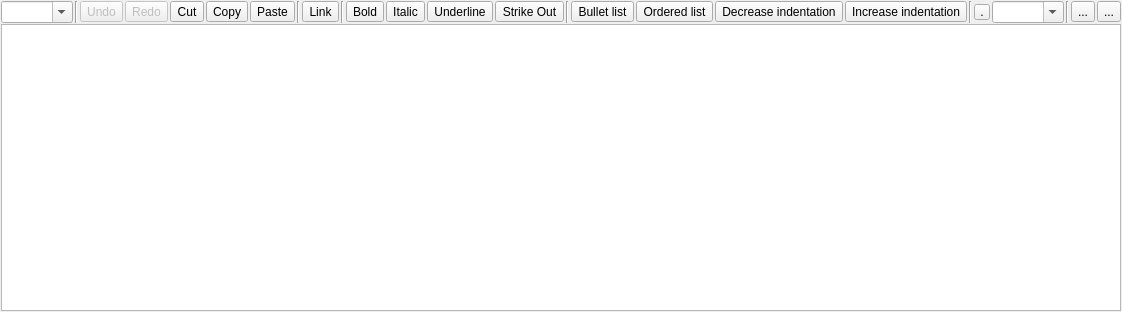
<?xml version="1.0" encoding="UTF-8"?>
<ui version="4.0">
 <class>MRichTextEdit</class>
 <widget class="QWidget" name="MRichTextEdit">
  <property name="geometry">
   <rect>
    <x>0</x>
    <y>0</y>
    <width>761</width>
    <height>312</height>
   </rect>
  </property>
  <property name="windowTitle">
   <string notr="true"/>
  </property>
  <layout class="QVBoxLayout" name="verticalLayout">
   <property name="spacing">
    <number>1</number>
   </property>
   <property name="margin">
    <number>1</number>
   </property>
   <item>
    <widget class="QWidget" name="f_toolbar" native="true">
     <layout class="QHBoxLayout" name="horizontalLayout">
      <property name="spacing">
       <number>2</number>
      </property>
      <property name="margin">
       <number>0</number>
      </property>
      <item>
       <widget class="QComboBox" name="f_paragraph">
        <property name="focusPolicy">
         <enum>Qt::ClickFocus</enum>
        </property>
        <property name="toolTip">
         <string>Paragraph formatting</string>
        </property>
        <property name="editable">
         <bool>true</bool>
        </property>
       </widget>
      </item>
      <item>
       <widget class="Line" name="line_4">
        <property name="orientation">
         <enum>Qt::Vertical</enum>
        </property>
       </widget>
      </item>
      <item>
       <widget class="QToolButton" name="f_undo">
        <property name="enabled">
         <bool>false</bool>
        </property>
        <property name="focusPolicy">
         <enum>Qt::ClickFocus</enum>
        </property>
        <property name="toolTip">
         <string>Undo (CTRL+Z)</string>
        </property>
        <property name="text">
         <string>Undo</string>
        </property>
        <property name="icon">
         <iconset theme="edit-undo">
          <normaloff/>
         </iconset>
        </property>
        <property name="iconSize">
         <size>
          <width>16</width>
          <height>16</height>
         </size>
        </property>
       </widget>
      </item>
      <item>
       <widget class="QToolButton" name="f_redo">
        <property name="enabled">
         <bool>false</bool>
        </property>
        <property name="focusPolicy">
         <enum>Qt::ClickFocus</enum>
        </property>
        <property name="toolTip">
         <string>Redo</string>
        </property>
        <property name="text">
         <string>Redo</string>
        </property>
        <property name="icon">
         <iconset theme="edit-redo">
          <normaloff/>
         </iconset>
        </property>
        <property name="iconSize">
         <size>
          <width>16</width>
          <height>16</height>
         </size>
        </property>
       </widget>
      </item>
      <item>
       <widget class="QToolButton" name="f_cut">
        <property name="focusPolicy">
         <enum>Qt::ClickFocus</enum>
        </property>
        <property name="toolTip">
         <string>Cut (CTRL+X)</string>
        </property>
        <property name="text">
         <string>Cut</string>
        </property>
        <property name="icon">
         <iconset theme="edit-cut">
          <normaloff/>
         </iconset>
        </property>
        <property name="iconSize">
         <size>
          <width>16</width>
          <height>16</height>
         </size>
        </property>
       </widget>
      </item>
      <item>
       <widget class="QToolButton" name="f_copy">
        <property name="focusPolicy">
         <enum>Qt::ClickFocus</enum>
        </property>
        <property name="toolTip">
         <string>Copy (CTRL+C)</string>
        </property>
        <property name="text">
         <string>Copy</string>
        </property>
        <property name="icon">
         <iconset theme="edit-copy">
          <normaloff/>
         </iconset>
        </property>
        <property name="iconSize">
         <size>
          <width>16</width>
          <height>16</height>
         </size>
        </property>
       </widget>
      </item>
      <item>
       <widget class="QToolButton" name="f_paste">
        <property name="focusPolicy">
         <enum>Qt::ClickFocus</enum>
        </property>
        <property name="toolTip">
         <string>Paste (CTRL+V)</string>
        </property>
        <property name="text">
         <string>Paste</string>
        </property>
        <property name="icon">
         <iconset theme="edit-paste">
          <normaloff/>
         </iconset>
        </property>
        <property name="iconSize">
         <size>
          <width>16</width>
          <height>16</height>
         </size>
        </property>
       </widget>
      </item>
      <item>
       <widget class="Line" name="line">
        <property name="orientation">
         <enum>Qt::Vertical</enum>
        </property>
       </widget>
      </item>
      <item>
       <widget class="QToolButton" name="f_link">
        <property name="focusPolicy">
         <enum>Qt::ClickFocus</enum>
        </property>
        <property name="toolTip">
         <string>Link (CTRL+L)</string>
        </property>
        <property name="text">
         <string>Link</string>
        </property>
        <property name="icon">
         <iconset theme="applications-internet">
          <normaloff/>
         </iconset>
        </property>
        <property name="iconSize">
         <size>
          <width>16</width>
          <height>16</height>
         </size>
        </property>
        <property name="checkable">
         <bool>true</bool>
        </property>
       </widget>
      </item>
      <item>
       <widget class="Line" name="line_3">
        <property name="orientation">
         <enum>Qt::Vertical</enum>
        </property>
       </widget>
      </item>
      <item>
       <widget class="QToolButton" name="f_bold">
        <property name="focusPolicy">
         <enum>Qt::ClickFocus</enum>
        </property>
        <property name="toolTip">
         <string notr="true">Bold (CTRL+B)</string>
        </property>
        <property name="text">
         <string>Bold</string>
        </property>
        <property name="icon">
         <iconset theme="format-text-bold">
          <normaloff/>
         </iconset>
        </property>
        <property name="iconSize">
         <size>
          <width>16</width>
          <height>16</height>
         </size>
        </property>
        <property name="checkable">
         <bool>true</bool>
        </property>
       </widget>
      </item>
      <item>
       <widget class="QToolButton" name="f_italic">
        <property name="focusPolicy">
         <enum>Qt::ClickFocus</enum>
        </property>
        <property name="toolTip">
         <string>Italic (CTRL+I)</string>
        </property>
        <property name="text">
         <string>Italic</string>
        </property>
        <property name="icon">
         <iconset theme="format-text-italic">
          <normaloff/>
         </iconset>
        </property>
        <property name="iconSize">
         <size>
          <width>16</width>
          <height>16</height>
         </size>
        </property>
        <property name="checkable">
         <bool>true</bool>
        </property>
       </widget>
      </item>
      <item>
       <widget class="QToolButton" name="f_underline">
        <property name="focusPolicy">
         <enum>Qt::ClickFocus</enum>
        </property>
        <property name="toolTip">
         <string>Underline (CTRL+U)</string>
        </property>
        <property name="text">
         <string>Underline</string>
        </property>
        <property name="icon">
         <iconset theme="format-text-underline">
          <normaloff/>
         </iconset>
        </property>
        <property name="iconSize">
         <size>
          <width>16</width>
          <height>16</height>
         </size>
        </property>
        <property name="checkable">
         <bool>true</bool>
        </property>
       </widget>
      </item>
      <item>
       <widget class="QToolButton" name="f_strikeout">
        <property name="text">
         <string>Strike Out</string>
        </property>
        <property name="checkable">
         <bool>true</bool>
        </property>
       </widget>
      </item>
      <item>
       <widget class="Line" name="line_5">
        <property name="orientation">
         <enum>Qt::Vertical</enum>
        </property>
       </widget>
      </item>
      <item>
       <widget class="QToolButton" name="f_list_bullet">
        <property name="focusPolicy">
         <enum>Qt::ClickFocus</enum>
        </property>
        <property name="toolTip">
         <string>Bullet list (CTRL+-)</string>
        </property>
        <property name="text">
         <string>Bullet list</string>
        </property>
        <property name="iconSize">
         <size>
          <width>16</width>
          <height>16</height>
         </size>
        </property>
        <property name="checkable">
         <bool>true</bool>
        </property>
       </widget>
      </item>
      <item>
       <widget class="QToolButton" name="f_list_ordered">
        <property name="focusPolicy">
         <enum>Qt::ClickFocus</enum>
        </property>
        <property name="toolTip">
         <string>Ordered list (CTRL+=)</string>
        </property>
        <property name="text">
         <string>Ordered list</string>
        </property>
        <property name="iconSize">
         <size>
          <width>16</width>
          <height>16</height>
         </size>
        </property>
        <property name="checkable">
         <bool>true</bool>
        </property>
       </widget>
      </item>
      <item>
       <widget class="QToolButton" name="f_indent_dec">
        <property name="focusPolicy">
         <enum>Qt::ClickFocus</enum>
        </property>
        <property name="toolTip">
         <string>Decrease indentation (CTRL+,)</string>
        </property>
        <property name="text">
         <string>Decrease indentation</string>
        </property>
        <property name="icon">
         <iconset theme="format-indent-less">
          <normaloff/>
         </iconset>
        </property>
        <property name="iconSize">
         <size>
          <width>16</width>
          <height>16</height>
         </size>
        </property>
       </widget>
      </item>
      <item>
       <widget class="QToolButton" name="f_indent_inc">
        <property name="focusPolicy">
         <enum>Qt::ClickFocus</enum>
        </property>
        <property name="toolTip">
         <string>Increase indentation (CTRL+.)</string>
        </property>
        <property name="text">
         <string>Increase indentation</string>
        </property>
        <property name="icon">
         <iconset theme="format-indent-more">
          <normaloff/>
         </iconset>
        </property>
        <property name="iconSize">
         <size>
          <width>16</width>
          <height>16</height>
         </size>
        </property>
       </widget>
      </item>
      <item>
       <widget class="Line" name="line_2">
        <property name="orientation">
         <enum>Qt::Vertical</enum>
        </property>
       </widget>
      </item>
      <item>
       <widget class="QToolButton" name="f_bgcolor">
        <property name="minimumSize">
         <size>
          <width>16</width>
          <height>16</height>
         </size>
        </property>
        <property name="maximumSize">
         <size>
          <width>16</width>
          <height>16</height>
         </size>
        </property>
        <property name="focusPolicy">
         <enum>Qt::ClickFocus</enum>
        </property>
        <property name="toolTip">
         <string>Text background color</string>
        </property>
        <property name="text">
         <string>.</string>
        </property>
        <property name="iconSize">
         <size>
          <width>16</width>
          <height>16</height>
         </size>
        </property>
       </widget>
      </item>
      <item>
       <widget class="QComboBox" name="f_fontsize">
        <property name="focusPolicy">
         <enum>Qt::ClickFocus</enum>
        </property>
        <property name="toolTip">
         <string>Font size</string>
        </property>
        <property name="editable">
         <bool>true</bool>
        </property>
       </widget>
      </item>
      <item>
       <widget class="Line" name="line_6">
        <property name="orientation">
         <enum>Qt::Vertical</enum>
        </property>
       </widget>
      </item>
      <item>
       <widget class="QToolButton" name="f_image">
        <property name="text">
         <string notr="true">...</string>
        </property>
       </widget>
      </item>
      <item>
       <spacer name="horizontalSpacer">
        <property name="orientation">
         <enum>Qt::Horizontal</enum>
        </property>
        <property name="sizeHint" stdset="0">
         <size>
          <width>40</width>
          <height>20</height>
         </size>
        </property>
       </spacer>
      </item>
      <item>
       <widget class="QToolButton" name="f_menu">
        <property name="text">
         <string>...</string>
        </property>
       </widget>
      </item>
     </layout>
     <zorder>f_paragraph</zorder>
     <zorder>line_4</zorder>
     <zorder>f_undo</zorder>
     <zorder>f_redo</zorder>
     <zorder>f_cut</zorder>
     <zorder>f_copy</zorder>
     <zorder>f_paste</zorder>
     <zorder>line</zorder>
     <zorder>f_link</zorder>
     <zorder>line_3</zorder>
     <zorder>f_italic</zorder>
     <zorder>f_underline</zorder>
     <zorder>line_2</zorder>
     <zorder>f_fontsize</zorder>
     <zorder>line_5</zorder>
     <zorder>f_list_bullet</zorder>
     <zorder>f_list_ordered</zorder>
     <zorder>f_indent_dec</zorder>
     <zorder>f_indent_inc</zorder>
     <zorder>f_bold</zorder>
     <zorder>f_bgcolor</zorder>
     <zorder>f_strikeout</zorder>
     <zorder>f_image</zorder>
     <zorder>line_6</zorder>
     <zorder>f_menu</zorder>
    </widget>
   </item>
   <item>
    <widget class="MTextEdit" name="f_textedit">
     <property name="autoFormatting">
      <set>QTextEdit::AutoNone</set>
     </property>
     <property name="tabChangesFocus">
      <bool>true</bool>
     </property>
    </widget>
   </item>
  </layout>
 </widget>
 <customwidgets>
  <customwidget>
   <class>MTextEdit</class>
   <extends>QTextEdit</extends>
   <header>MTextEdit.hpp</header>
  </customwidget>
 </customwidgets>
 <tabstops>
  <tabstop>f_textedit</tabstop>
  <tabstop>f_strikeout</tabstop>
  <tabstop>f_image</tabstop>
  <tabstop>f_menu</tabstop>
 </tabstops>
 <resources>
  <include location="deko.qrc"/>
 </resources>
 <connections/>
</ui>
